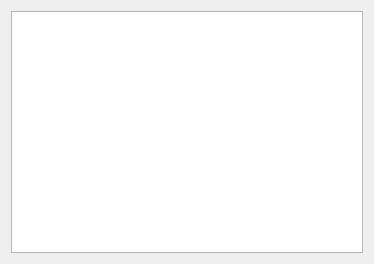
<?xml version="1.0" encoding="UTF-8"?>
<ui version="4.0">
 <class>AutorABC_Dialog</class>
 <widget class="QDialog" name="AutorABC_Dialog">
  <property name="geometry">
   <rect>
    <x>0</x>
    <y>0</y>
    <width>374</width>
    <height>264</height>
   </rect>
  </property>
  <property name="windowTitle">
   <string>Dialog</string>
  </property>
  <layout class="QGridLayout" name="gridLayout">
   <item row="0" column="0">
    <widget class="QTableView" name="tableView">
     <property name="contextMenuPolicy">
      <enum>Qt::ContextMenuPolicy::ActionsContextMenu</enum>
     </property>
    </widget>
   </item>
  </layout>
  <action name="actionAlta">
   <property name="text">
    <string>Alta</string>
   </property>
   <property name="menuRole">
    <enum>QAction::MenuRole::NoRole</enum>
   </property>
  </action>
  <action name="actionBaja">
   <property name="text">
    <string>Baja</string>
   </property>
   <property name="menuRole">
    <enum>QAction::MenuRole::NoRole</enum>
   </property>
  </action>
 </widget>
 <resources/>
 <connections/>
</ui>
